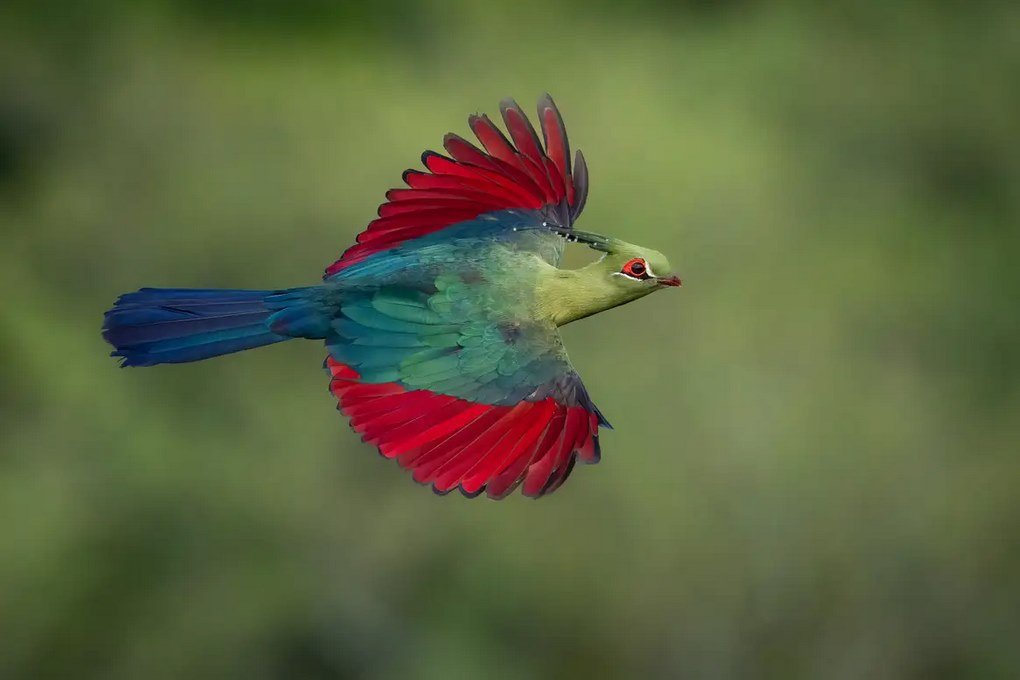
#> input picture HW0/Q1.jpg, 1020 x 680 px
$ jupyter execute Q1.ipynb
#> lines starting #> are read from the running program, lines starting #| are printed output that depends on the picture
**Import Libraries**

[cell 1]
import cv2
import matplotlib.pyplot as plt
import matplotlib.cbook as cbook
import matplotlib.image as image
import numpy as np
import os

[cell 2]
imgCV = cv2.imread('Q1.jpg')
#> imgCV is the input picture: shape (680, 1020, 3); mean B, G, R 63.9, 100.1, 91.6
imgPLT = plt.imread('Q1.jpg')

[cell 3]
cv2.imshow('cv image', imgCV)
cv2.waitKey(0)
# # and finally destroy/close all open windows
cv2.destroyAllWindows()

[cell 4]
fig , ax = plt.subplots()
ax.imshow(imgPLT)
ax.axis('off')
plt.show();

[cell 5]
print(imgCV.shape)
#| (680, 1020, 3)
print(imgPLT.shape)
#| (680, 1020, 3)

[cell 6]
convertedImg = imgPLT[:,:,[2,1,0]]
print(imgCV[:,:,0])
#> (printed output is left out)
print(convertedImg[:,:,0])
#> (printed output is left out)

cv2.imshow('converted image', convertedImg)
cv2.waitKey(0)
# # and finally destroy/close all open windows
cv2.destroyAllWindows()

[cell 7]
parent = r'Q1/'
name = r'Q1Gray'
path = os.path.join(parent,name)
try:
    os.makedirs(path)
except:
    print("Directory already exists")

[cell 8]
try:
    for file in os.listdir('Q1'):
        img = cv2.imread(os.path.join('Q1',file))
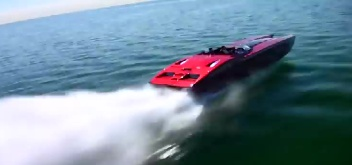
#> input picture HW0/Q1/000030.jpeg, 352 x 165 px
#> img is the input picture: shape (165, 352, 3); mean B, G, R 150.4, 135.3, 113.6
        gray = cv2.cvtColor(img,cv2.COLOR_BGR2GRAY)
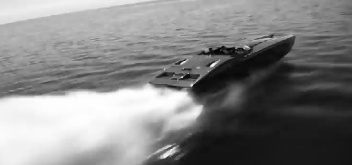
#> gray: shape (165, 352); min 2, max 255, mean 130.5
        filenametxt = file.strip('.jpeg') + '.txt'
        filenamejpg = file.strip('.jpeg') + '.jpg'
        cv2.imwrite(path+'/'+filenamejpg,gray)
        with open(path+'/'+filenametxt,'w') as f:
            f.write(str(gray.shape[0])+', ' + str(gray.shape[1]))
#> pass 2 of the loop `for file in os.listdir('Q1'):`:
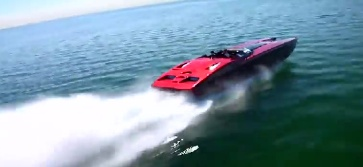
#> input picture HW0/Q1/000060.jpeg, 363 x 167 px
#> img is the input picture: shape (167, 363, 3); mean B, G, R 162, 147.9, 122.8
#> `gray = cv2.cvtColor(img,cv2.COLOR_BGR2GRAY)`:
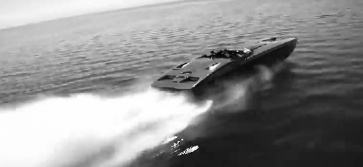
#> gray: shape (167, 363); min 2, max 255, mean 142
#> pass 3 of the loop `for file in os.listdir('Q1'):`:
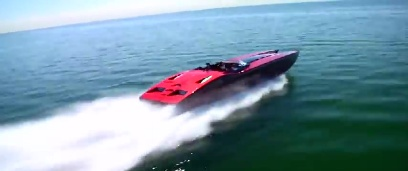
#> input picture HW0/Q1/000120.jpeg, 408 x 171 px
#> img is the input picture: shape (171, 408, 3); mean B, G, R 165.1, 150.4, 122.2
#> `gray = cv2.cvtColor(img,cv2.COLOR_BGR2GRAY)`:
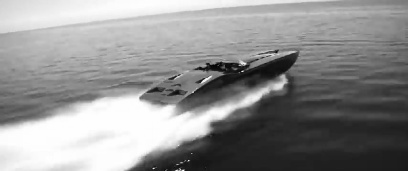
#> gray: shape (171, 408); min 1, max 255, mean 143.6
except:
    print('finished')
